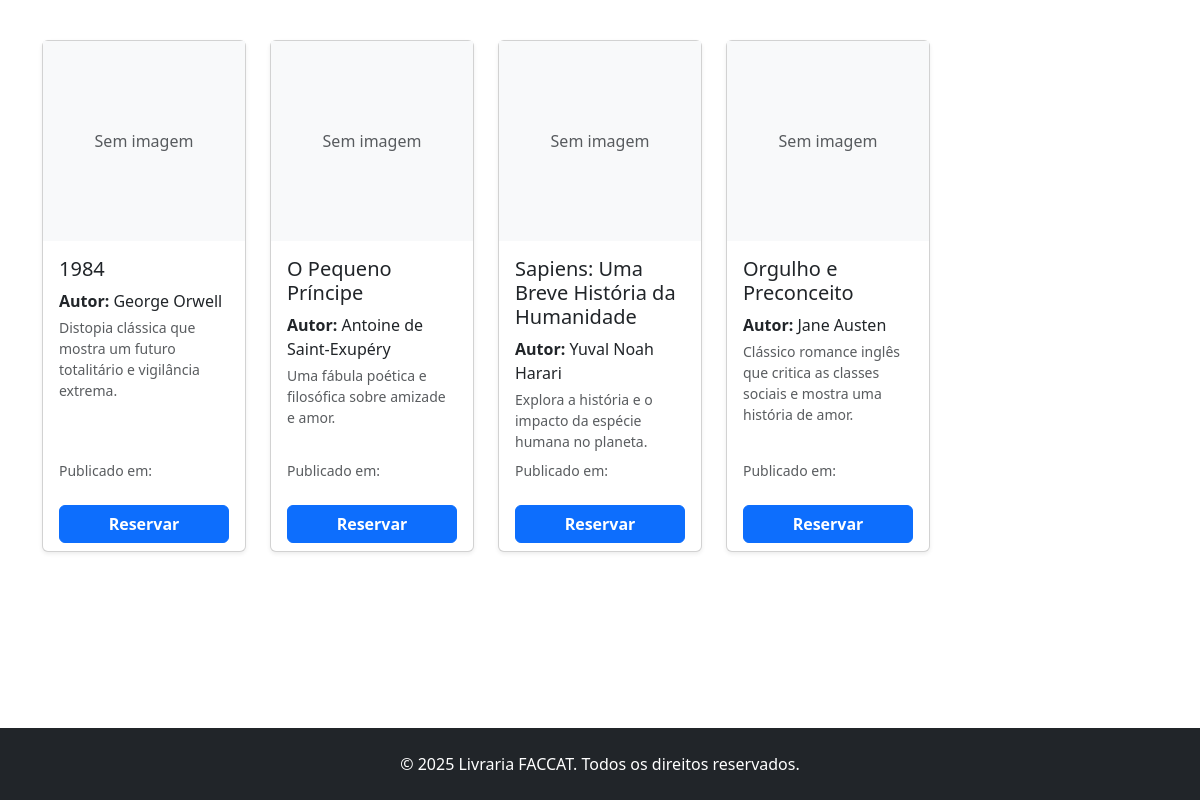
The app's page /livros/, older data.
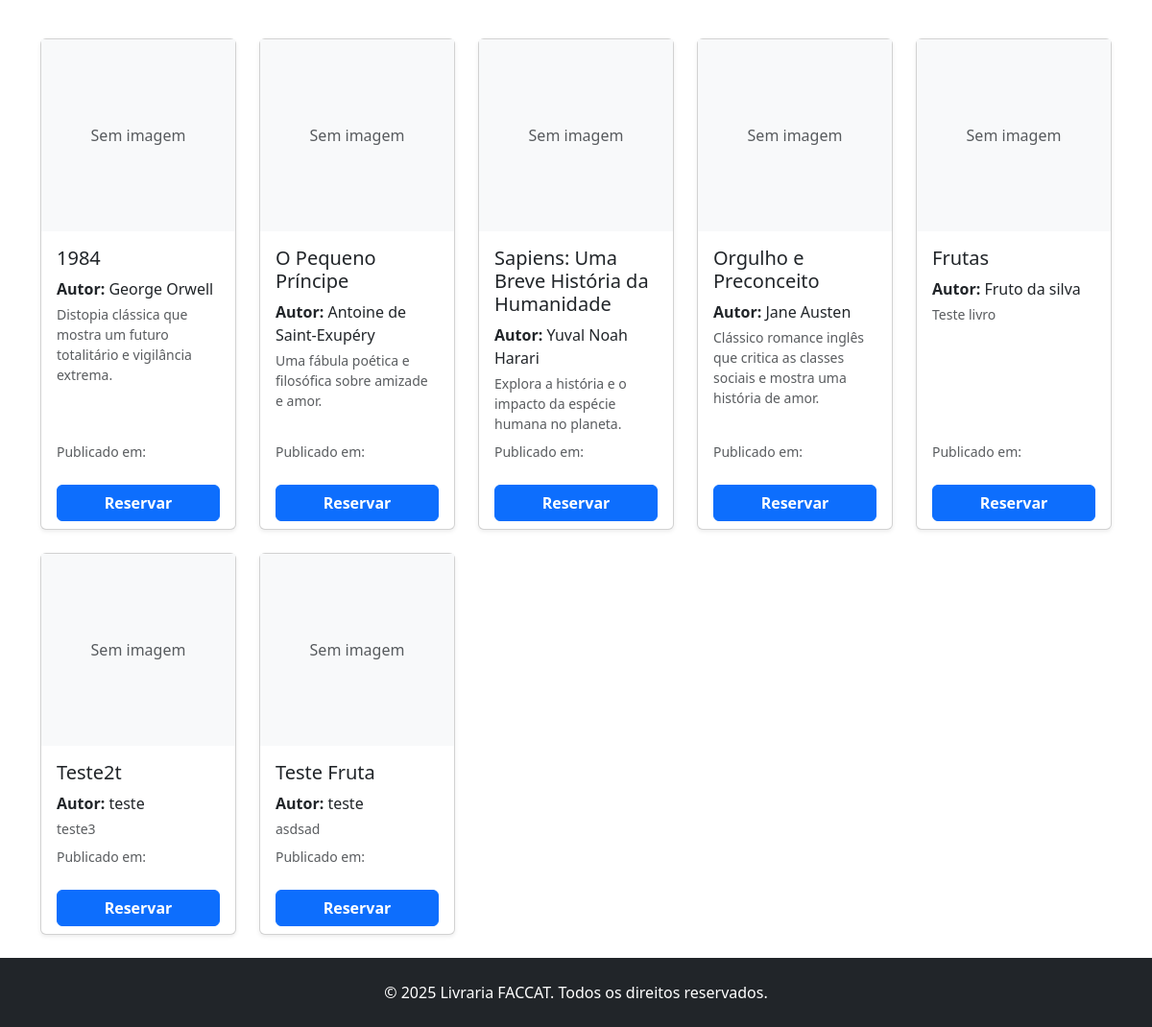
The same page, newer data.
### livros/models.py (models this page shows, shortened)
class Livro(models.Model):
    nome = models.CharField(max_length=100)
    autor = models.CharField(max_length=100)
    descricao = models.TextField()
    ano_publicacao = models.IntegerField(default=datetime.now().year)
    foto = StdImageField(
        upload_to='fotos/alunos',
        variations={'thumb': (150, 150), 'medium': (300, 300)},
        blank=True,
        null=True
    )
    isbn = models.CharField(max_length=17, blank=True, null=True, unique=True,
                            help_text="ISBN do livro (ex: 978-3-16-148410-0)")
    genero = models.CharField(max_length=20, choices=GENEROS, default='ficcao')
    quantidade = models.PositiveIntegerField(default=0)

### livros/views.py (the view)
# urls.py: path('livros/', include('livros.urls')),
def livros(request):
    livros = Livro.objects.all()
    dados = {
        'livros':livros
    }
    return render(request, 'livros/lista_livros.html', dados)

### livros/templates/livros/lista_livros.html (shortened to what this page needs)
{% extends 'base.html' %}
{% block content %}
<div class="container my-4">
    <div class="row row-cols-1 row-cols-md-2 row-cols-lg-3 row-cols-xl-5 g-4">
        {% for livro in livros %}
        <div class="col">
            <div class="card h-100 shadow-sm">
                {% if livro.foto.thumb.url %}
                <img src="{{ livro.foto.thumb.url }}" alt="Capa do livro {{ livro.nome }}" class="card-img-top"
                    style="max-height: 200px; object-fit: contain;">
                {% else %}
                <div class="d-flex align-items-center justify-content-center bg-light text-muted"
                    style="height: 200px;">
                    Sem imagem
                </div>
                {% endif %}
                <div class="card-body d-flex flex-column">
                    <h5 class="card-title">{{ livro.nome }}</h5>
                    <p class="card-text mb-1"><strong>Autor:</strong> {{ livro.autor }}</p>
                    <p class="card-text small text-muted mb-2">{{ livro.descricao }}</p>
                    <p class="card-text text-muted small mt-auto">Publicado em: {{ livro.data_publicacao }}</p>
                </div>
                <div class="card-footer bg-transparent border-0">
                    <a href="{% url 'livro_detalhes' id=livro.id %}" class="btn btn-primary w-100 fw-bold">Reservar</a>
                </div>
            </div>
        </div>
        {% endfor %}
    </div>
</div>
{% endblock %}

Row changes from the older to the newer data that the page shows:
added Livro: shows "Sem imagem", nome "Frutas", autor "Fruto da silva", descricao "Teste livro"
added Livro: shows "Sem imagem", nome "Teste2t", autor "teste", descricao "teste3"
added Livro: shows "Sem imagem", nome "Teste Fruta", autor "teste", descricao "asdsad"
